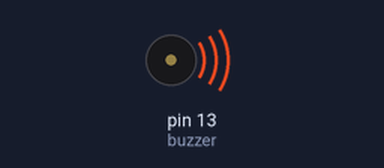
The sketch below on a simulated Arduino Uno, built with avr-gcc and run on an emulated ATmega328P. On the bench: buzzer (waves = sounding).

Above: at 0.5 s.
Timing chart, 0 to 10.4 s (numbered marks = the images above):
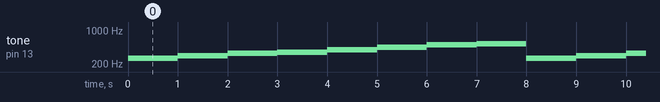

Measured:
- by itself, tone on pin 13 (buzzer): repeats every 8.0 s: 294 Hz 1.0 s, 330 Hz 1.0 s, 349 Hz 1.0 s, 392 Hz 1.0 s, 440 Hz 1.0 s, 494 Hz 1.0 s, 524 Hz 1.0 s, 262 Hz 1.0 s

The sketch:

buzzer_sa_re_ga_ma_pa.ino
```cpp
int Sa = 262, Re = 294, Ga = 330, Ma = 349, Pa = 392, Dha = 440, Ni = 494, sa =524;

int buzzer = 13;
int wait = 1000;

void setup()
{
pinMode(buzzer, OUTPUT);
}

void loop()
{
tone(buzzer,Sa,wait);
delay(1000);

tone(buzzer,Re,wait);
delay(1000);

tone(buzzer,Ga,wait);
delay(1000);

tone(buzzer,Ma,wait);
delay(1000);

tone(buzzer,Pa,wait);
delay(1000);

tone(buzzer,Dha,wait);
delay(1000);

tone(buzzer,Ni,wait);
delay(1000);

tone(buzzer,sa,wait);
delay(1000);

noTone(buzzer);

}
```
